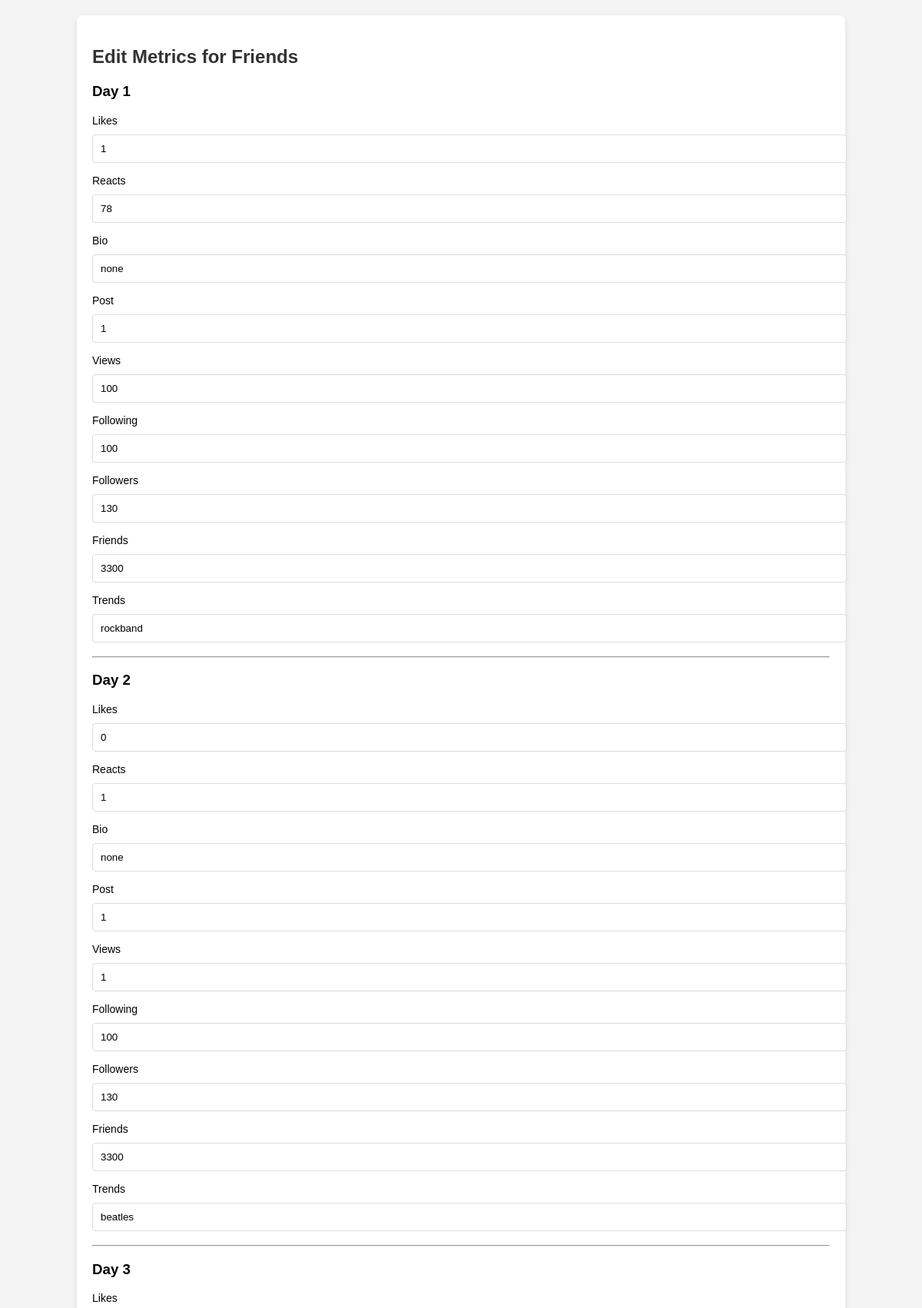
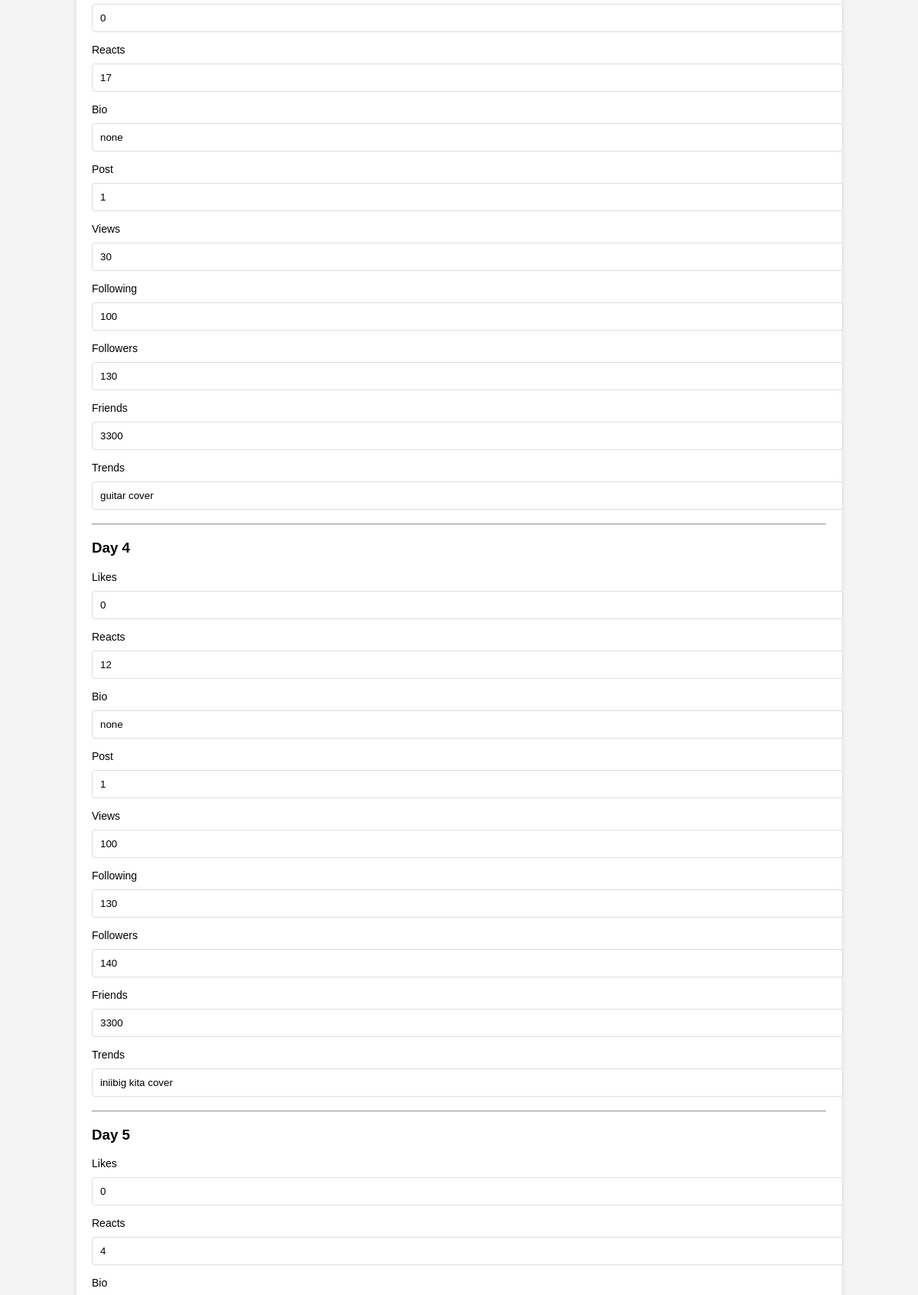
The page /edit_metrics.php?id=6 (upper part) on the database its author committed (2 pictures, top to bottom).
### tables this page shows
CREATE TABLE `daily_metrics` (
  `id` int(11) NOT NULL,
  `User_Id` int(11) NOT NULL,
  `Day_1_Likes` int(11) DEFAULT NULL,
  `Day_1_Reacts` int(11) DEFAULT NULL,
  `Day_1_Bio` varchar(128) DEFAULT NULL,
  `Day_1_Post` int(11) DEFAULT NULL,
  `Day_1_Views` int(11) DEFAULT NULL,
  `Day_1_Following` int(11) DEFAULT NULL,
  `Day_1_Followers` int(11) DEFAULT NULL,
  `Day_1_Friends` int(11) DEFAULT NULL,
  `Day_1_Trends` varchar(128) DEFAULT NULL,
  `Day_2_Likes` int(11) DEFAULT NULL,
  `Day_2_Reacts` int(11) DEFAULT NULL,
  `Day_2_Bio` varchar(128) DEFAULT NULL,
  `Day_2_Post` int(11) DEFAULT NULL,
  `Day_2_Views` int(11) DEFAULT NULL,
  `Day_2_Following` int(11) DEFAULT NULL,
  `Day_2_Followers` int(11) DEFAULT NULL,
  `Day_2_Friends` int(11) DEFAULT NULL,
  `Day_2_Trends` varchar(128) DEFAULT NULL,
  `Day_3_Likes` int(11) DEFAULT NULL,
  `Day_3_Reacts` int(11) DEFAULT NULL,
  `Day_3_Bio` varchar(128) DEFAULT NULL,
  `Day_3_Post` int(11) DEFAULT NULL,
  `Day_3_Views` int(11) DEFAULT NULL,
  `Day_3_Following` int(11) DEFAULT NULL,
  `Day_3_Followers` int(11) DEFAULT NULL,
  `Day_3_Friends` int(11) DEFAULT NULL,
  `Day_3_Trends` varchar(128) DEFAULT NULL,
  `Day_4_Likes` int(11) DEFAULT NULL,
  `Day_4_Reacts` int(11) DEFAULT NULL,
  `Day_4_Bio` varchar(128) DEFAULT NULL,
  `Day_4_Post` int(11) DEFAULT NULL,
  `Day_4_Views` int(11) DEFAULT NULL,
  `Day_4_Following` int(11) DEFAULT NULL,
  `Day_4_Followers` int(11) DEFAULT NULL,
  `Day_4_Friends` int(11) DEFAULT NULL,
  `Day_4_Trends` varchar(128) DEFAULT NULL,
  `Day_5_Likes` int(11) DEFAULT NULL,
  `Day_5_Reacts` int(11) DEFAULT NULL,
  `Day_5_Bio` varchar(128) DEFAULT NULL,
  `Day_5_Post` int(11) DEFAULT NULL,
  `Day_5_Views` int(11) DEFAULT NULL,
  `Day_5_Following` int(11) DEFAULT NULL,
  `Day_5_Followers` int(11) DEFAULT NULL,
  `Day_5_Friends` int(11) DEFAULT NULL,
  `Day_5_Trends` varchar(128) DEFAULT NULL,
  `Day_6_Likes` int(11) DEFAULT NULL,
  `Day_6_Reacts` int(11) DEFAULT NULL,
  `Day_6_Bio` varchar(128) DEFAULT NULL,
  `Day_6_Post` int(11) DEFAULT NULL,
  `Day_6_Views` int(11) DEFAULT NULL,
  `Day_6_Following` int(11) DEFAULT NULL,
  `Day_6_Followers` int(11) DEFAULT NULL,
  `Day_6_Friends` int(11) DEFAULT NULL,
  `Day_6_Trends` varchar(128) DEFAULT NULL,
  `Day_7_Likes` int(11) DEFAULT NULL,
  `Day_7_Reacts` int(11) DEFAULT NULL,
  `Day_7_Bio` varchar(128) DEFAULT NULL,
  `Day_7_Post` int(11) DEFAULT NULL,
  `Day_7_Views` int(11) DEFAULT NULL,
  `Day_7_Following` int(11) DEFAULT NULL,
  `Day_7_Followers` int(11) DEFAULT NULL,
  `Day_7_Friends` int(11) DEFAULT NULL,
  `Day_7_Trends` varchar(128) DEFAULT NULL
);

### edit_metrics.php (the view, shortened to what this page needs)
<?php
include('config.php');
if (isset($_GET['id'])) {
    $metrics_id = $_GET['id'];
    $stmt = $pdo->prepare("SELECT * FROM Daily_Metrics WHERE Id = ?");
    $stmt->execute([$metrics_id]);
    $metrics = $stmt->fetch(PDO::FETCH_ASSOC);
} else {
    header("Location: index.php");
    exit;
}
?>
<!DOCTYPE html>
<html lang="en">
<head>
</head>
<body>
<div class="form-container">
    <h2>Edit Metrics for Friends</h2>
    <form action="update_metrics.php" method="POST">
        <?php for ($i = 1; $i <= 7; $i++): ?>
            <h3>Day <?php echo $i; ?></h3>
            <label for="day_<?php echo $i; ?>_likes">Likes</label>
            <input type="number" name="day_<?php echo $i; ?>_likes" value="<?php echo $metrics["Day_{$i}_Likes"]; ?>">
            <label for="day_<?php echo $i; ?>_reacts">Reacts</label>
            <input type="number" name="day_<?php echo $i; ?>_reacts" value="<?php echo $metrics["Day_{$i}_Reacts"]; ?>">
            <label for="day_<?php echo $i; ?>_bio">Bio</label>
            <input type="text" name="day_<?php echo $i; ?>_bio" value="<?php echo $metrics["Day_{$i}_Bio"]; ?>">
            <label for="day_<?php echo $i; ?>_post">Post</label>
            <input type="number" name="day_<?php echo $i; ?>_post" value="<?php echo $metrics["Day_{$i}_Post"]; ?>">
            <label for="day_<?php echo $i; ?>_views">Views</label>
            <input type="number" name="day_<?php echo $i; ?>_views" value="<?php echo $metrics["Day_{$i}_Views"]; ?>">
            <label for="day_<?php echo $i; ?>_following">Following</label>
            <input type="number" name="day_<?php echo $i; ?>_following" value="<?php echo $metrics["Day_{$i}_Following"]; ?>">
            <label for="day_<?php echo $i; ?>_followers">Followers</label>
            <input type="number" name="day_<?php echo $i; ?>_followers" value="<?php echo $metrics["Day_{$i}_Followers"]; ?>">
            <label for="day_<?php echo $i; ?>_friends">Friends</label>
            <input type="number" name="day_<?php echo $i; ?>_friends" value="<?php echo $metrics["Day_{$i}_Friends"]; ?>">
            <label for="day_<?php echo $i; ?>_trends">Trends</label>
            <input type="text" name="day_<?php echo $i; ?>_trends" value="<?php echo $metrics["Day_{$i}_Trends"]; ?>">
            <hr>
        <?php endfor; ?>
    </form>
</div>
</body>
</html>

### edit_metrics.php (style rules this page uses)
body { font-family: Arial, sans-serif; background-color: #f4f4f4; margin: 0; padding: 0; }
.form-container { background-color: #fff; border-radius: 8px; margin: 20px auto; padding: 20px; width: 80%; box-shadow: 0 4px 8px rgba(0, 0, 0, 0.1); }
h2 { color: #333; }
label { font-size: 14px; margin: 5px 0; display: block; }
input[type="number"], input[type="text"] { width: 100%; padding: 10px; margin: 5px 0 10px 0; border-radius: 4px; border: 1px solid #ddd; }

### rows shown on the page
daily_metrics: day_1_likes "1", day_1_reacts "78", day_1_bio "none", day_1_post "1", day_1_views "100", day_1_following "100", day_1_followers "130", day_1_friends "3300", day_1_trends "rockband", day_2_likes "0", day_2_reacts "1", day_2_bio "none", day_2_post "1", day_2_views "1", day_2_following "100", day_2_followers "130", day_2_friends "3300", day_2_trends "beatles", day_3_likes "0", day_3_reacts "17", day_3_bio "none", day_3_post "1", day_3_views "30", day_3_following "100", day_3_followers "130", day_3_friends "3300", day_3_trends "guitar cover", day_4_likes "0", day_4_reacts "12", day_4_bio "none", day_4_post "1", day_4_views "100", day_4_following "130", day_4_followers "140", day_4_friends "3300", day_4_trends "iniibig kita cover", day_5_likes "0", day_5_reacts "4"
